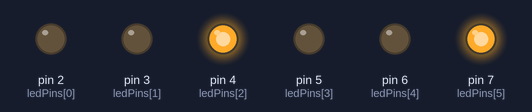
The sketch below on a simulated Arduino Uno, built with avr-gcc and run on an emulated ATmega328P. Shown: output pins drawn as LEDs (lit = HIGH).

Above: at 0.5 s.
At 3.5 s:
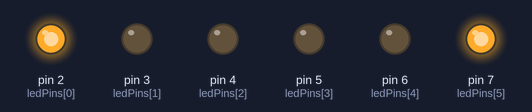
At 6.5 s:
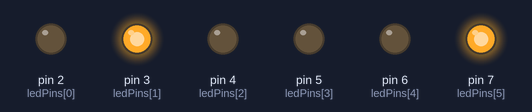
At 10.5 s:
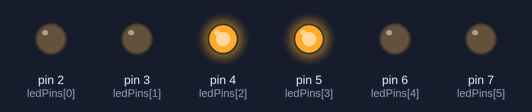
At 13.5 s:
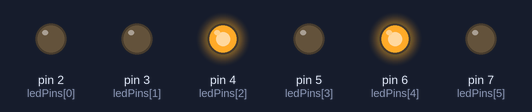
Timing chart, 0 to 18.2 s (numbered marks = the images above):
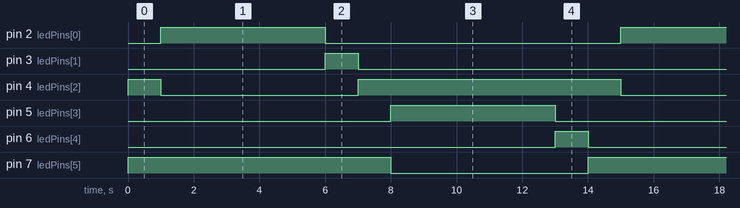

Measured:
- by itself, pin 2 (ledPins[0]), pin 5 (ledPins[3]): alternates HIGH for 5.0 s and LOW for 9.0 s
- by itself, pin 3 (ledPins[1]), pin 6 (ledPins[4]): alternates HIGH for 1.0 s and LOW for 13.0 s
- by itself, pin 4 (ledPins[2]): repeats every 14.0 s: LOW 6.0 s, HIGH 8.0 s
- by itself, pin 7 (ledPins[5]): alternates HIGH for 8.0 s and LOW for 6.0 s

The sketch:

test2.ino
```cpp
const int ledCount = 6;
int ledPins[] = {2,3,4,5,6,7};

void setup() {
  // put your setup code here, to run once:
  for(int i = 0; i < ledCount; i++){
    pinMode(ledPins[i],OUTPUT);
  }

}

void loop() {
  // put your main code here, to run repeatedly:
  digitalWrite(ledPins[4], LOW);
  digitalWrite(ledPins[2], HIGH);
  digitalWrite(ledPins[5], HIGH);

  delay(1000);

  digitalWrite(ledPins[2], LOW);
  digitalWrite(ledPins[0], HIGH);

  delay (5000);

  digitalWrite(ledPins[1], HIGH);
  digitalWrite(ledPins[0], LOW);

  delay(1000);

  digitalWrite(ledPins[1], LOW);
  digitalWrite(ledPins[2], HIGH);

  delay (1000);

  digitalWrite(ledPins[5], LOW);
  digitalWrite(ledPins[3], HIGH);

  delay(5000);

  digitalWrite(ledPins[3], LOW);
  digitalWrite(ledPins[4], HIGH);

  delay(1000);


}
```
